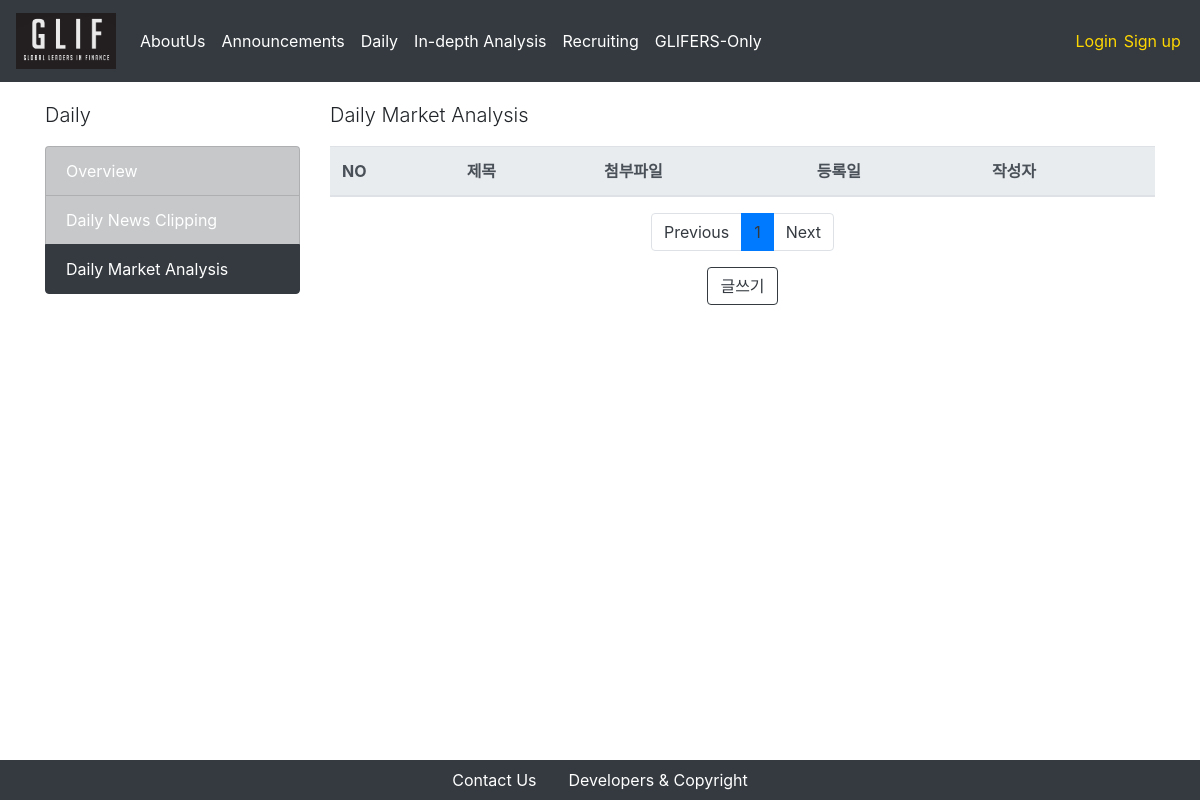
The page /daily/market/ on the database as committed earlier.
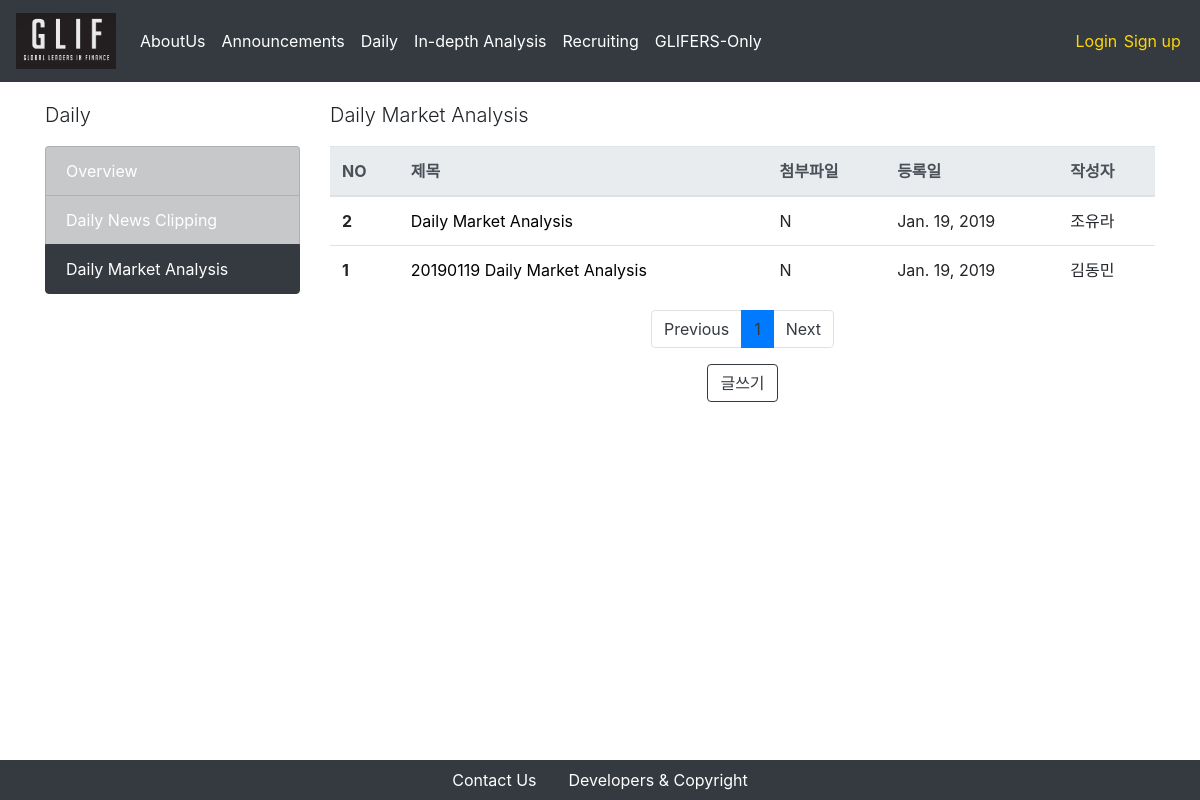
The same page on the database as committed later.
### daily_market/models.py (models this page shows, shortened)
class Post(models.Model):
    title = models.CharField(default = "Daily Market Analysis", max_length = 50)
    attached_file = models.FileField(upload_to = 'Daily_Market_attached_files/%Y/%m/%d/', blank = True, null = True)
    written_date = models.DateField(auto_now = True)
    writer = models.ForeignKey(CustomUser, on_delete = models.CASCADE, related_name = "Daily_Market_writer")
    e_u_cl = models.DecimalField(decimal_places = 2, blank = True , max_digits = 10)
    e_u_ch = models.DecimalField(decimal_places = 2, blank = True , max_digits = 10)
    u_k_cl = models.DecimalField(decimal_places = 2, blank = True , max_digits = 10)
    u_k_ch = models.DecimalField(decimal_places = 2, blank = True , max_digits = 10)
    fed_cl = models.DecimalField(decimal_places = 2, blank = True , max_digits = 10)
    fed_ch = models.DecimalField(decimal_places = 2, blank = True , max_digits = 10)
    spread_cl = models.DecimalField(decimal_places = 2, blank = True , max_digits = 10)
    spread_ch = models.DecimalField(decimal_places = 2, blank = True , max_digits = 10)
    usyr2_cl = models.DecimalField(decimal_places = 2, blank = True, max_digits = 10)
    usyr2_ch = models.DecimalField(decimal_places = 2, blank = True, max_digits = 10)
    usyr10_cl = models.DecimalField(decimal_places = 2, blank = True, max_digits = 10)
    usyr10_ch = models.DecimalField(decimal_places = 2, blank = True, max_digits = 10)
    bok_cl = models.DecimalField(decimal_places = 2, blank = True, max_digits = 10)
    bok_ch = models.DecimalField(decimal_places = 2, blank = True, max_digits = 10)
    kryr3_cl = models.DecimalField(decimal_places = 2, blank = True, max_digits = 10)
    kryr3_ch = models.DecimalField(decimal_places = 2, blank = True, max_digits = 10)
    kryr10_cl = models.DecimalField(decimal_places = 2, blank = True, max_digits = 10)
    kryr10_ch = models.DecimalField(decimal_places = 2, blank = True, max_digits = 10)
    dj_cl = models.DecimalField(decimal_places = 2, blank = True, max_digits = 10)
    dj_ch = models.DecimalField(decimal_places = 2, blank = True, max_digits = 10)
    sp_cl = models.DecimalField(decimal_places = 2, blank = True, max_digits = 10)
    sp_ch = models.DecimalField(decimal_places = 2, blank = True, max_digits = 10)
    nas_cl = models.DecimalField(decimal_places = 2, blank = True, max_digits = 10)
    nas_ch = models.DecimalField(decimal_places = 2, blank = True, max_digits = 10)
    ksp_cl = models.DecimalField(decimal_places = 2, blank = True, max_digits = 10)
    ksp_ch = models.DecimalField(decimal_places = 2, blank = True, max_digits = 10)
    ksd_cl = models.DecimalField(decimal_places = 2, blank = True, max_digits = 10)
    ksd_ch = models.DecimalField(decimal_places = 2, blank = True, max_digits = 10)
    nik_cl = models.DecimalField(decimal_places = 2, blank = True, max_digits = 10)
    nik_ch = models.DecimalField(decimal_places = 2, blank = True, max_digits = 10)
    hk_cl = models.DecimalField(decimal_places = 2, blank = True, max_digits = 10)
    hk_ch = models.DecimalField(decimal_places = 2, blank = True, max_digits = 10)
    bco_cl = models.DecimalField(decimal_places = 2, blank = True, max_digits = 10)
    bco_ch = models.DecimalField(decimal_places = 2, blank = True, max_digits = 10)
    wti_cl = models.DecimalField(decimal_places = 2, blank = True, max_digits = 10)
    wti_ch = models.DecimalField(decimal_places = 2, blank = True, max_digits = 10)
    gd_cl = models.DecimalField(decimal_places = 2, blank = True, max_digits = 10)
    gd_ch = models.DecimalField(decimal_places = 2, blank = True, max_digits = 10)
    bdi_cl = models.DecimalField(decimal_places = 2, blank = True, max_digits = 10)
    bdi_ch = models.DecimalField(decimal_places = 2, blank = True, max_digits = 10)

### users/models.py (models this page shows)
class CustomUser(AbstractUser):
    name_en = models.CharField(max_length = 250)
    name_kr = models.CharField(max_length = 250)
    birthdate = models.DateField(default = "2000-01-01")
    phonenumber = models.CharField(max_length = 250)
    self_intro = models.TextField(max_length = 1000)
    workplace = models.CharField(max_length = 250, default = '')
    profile_img = models.FileField(upload_to = 'profiles/%Y/%m/%d/')
    glif_OB = 'OB'
    glif_1st = '1기'
    glif_2nd = '2기'
    glif_3rd = '3기'
    glif_4th = '4기'
    nth_CHOICES = (
        (glif_OB, 'OB'),
        (glif_1st, '1기'),
        (glif_2nd, '2기'),
        (glif_3rd, '3기'),
        (glif_4th, '4기'),
    )
    year_in_school = models.CharField(
        max_length=2,
        choices=nth_CHOICES,
        default=glif_4th,
    )
    def __str__(self):
        return self.name_kr

### daily_market/views.py (the view)
# urls.py: path('', PostListView.as_view(), name='announcement-index'),
class PostListView(ListView):
    model = Post
    template_name = 'daily_market/index.html'
    context_object_name = "posts"
    paginate_by = 5
    block_size = 5 # 하단의 페이지 목록 수
    def get_queryset(self):
        order_by_recent_time = Post.objects.all().order_by("-pk")
        return order_by_recent_time
    def get_context_data(self, **kwargs):
        context = super(PostListView, self).get_context_data(**kwargs)
        block_size = 5 # 하단의 페이지 목록 수
        start_index = int((context['page_obj'].number - 1) / self.block_size) * self.block_size
        end_index = min(start_index + self.block_size, len(context['paginator'].page_range))
        context['page_range'] = context['paginator'].page_range[start_index:end_index]
        return context

### daily_market/templates/daily_market/index.html
{% extends 'setups/base.html' %}
{% block body %}
<div class = "container">
    <div class = "row">
        <div class = "col-md-3">
            <p class = "lead">Daily</p>
            <div class = "list-group">
                <li class = "list-group-item list-group-item-dark"> <a href="/daily/overview">Overview</a> </li>
                <li class = "list-group-item list-group-item-dark"> <a href="/daily/newsclipping">Daily News Clipping</a></li>
                <li class = "list-group-item list-group-item-dark active"> <a href="/daily/market">Daily Market Analysis</a></li>
            </div>
        </div>
        <div class = "col-md-9">
            <p class = "lead">Daily Market Analysis</p>
            <table class="table">
                <thead class="thead-light">
                    <tr>
                        <th scope="col">NO</th>
                        <th scope="col">제목</th>
                        <th scope="col">첨부파일</th>
                        <th scope="col">등록일</th>
                        <th scope="col">작성자</th>
                    </tr>
                </thead>
                <tbody>
                    {% for post in posts %}
                        <tr>
                            <th scope="row">{{ post.id }}</th>
                            <td>
                                <a href="/daily/market/{{post.pk}}" style = "color:black"> {{ post.title }} </a>
                            </td>
                            {% if post.attached_file != '' %}
                                <td>Y</td>
                            {% else %}
                                <td>N</td>
                            {% endif %}
                            <td>{{ post.written_date }}</td>
                            <td>{{ post.writer }}</td>
                        </tr>
                    {% endfor %}
                </tbody>
            </table>
            <nav aria-label="Page navigation">
                <ul class="pagination justify-content-center">
                    {% if page_obj.has_previous %}
                    <li class = "page-item">
                        <a class = "page-link" href="?page={{ page_obj.previous_page_number }}" aria-label="Previous">
                        Previous
                        </a>
                    </li>
                    {% else %}
                    <li class="page-item"><a class="page-link" href="#" tabindex="-1" aria-disabled="true">Previous</a></li>
                    {% endif %}
                    {% for i in page_range %}
                    {% if page_obj.number == i %}
                        <li class = "active page-item"><a class="page-link" href="#">{{i}}</a></li>
                    {% else %}
                        <li class = "page-item"><a class = "page-link" href="?page={{ i }}">{{ i }}</a></li>
                    {% endif %}
                    {% endfor %}
                    {% if page_obj.has_next %}
                    <li class = "page-item">
                        <a class = "page-link" href="?page={{ page_obj.next_page_number }}" aria-label="Next">
                            Next
                        </a>
                    </li>
                    {% else %}
                    <li class="page-item">
                        <a class="page-link" href="#">Next</a>
                    </li>
                    {% endif %}
                </ul>
            </nav>
            <div class = "row align-items-center justify-content-center">
                <button type="button" class="btn btn-outline-dark" onclick="location.href = '/daily/market/new'">글쓰기</button>
            </div>
        </div>
    </div>
</div>
{% endblock %}

### setups/templates/setups/base.html (shortened to what this page needs)
<!DOCTYPE html>
<html lang="en">
<head>
    {% load staticfiles %}
    <link rel="stylesheet" href="https://stackpath.bootstrapcdn.com/bootstrap/4.2.1/css/bootstrap.min.css">
    <link rel="stylesheet" type="text/css" href="{% static 'setups/css/index.css' %}">
    <link rel="stylesheet" type="text/css" href="{% static 'setups/css/navbar.css' %}">
    <link rel="stylesheet" type="text/css" href="{% static 'setups/css/aboutUs.css' %}">
    <link rel="stylesheet" type="text/css" href="{% static 'setups/css/daily.css' %}">
    <link rel="stylesheet" type="text/css" href="{% static 'setups/css/recruit.css' %}">
    <link rel="stylesheet" href="https://use.fontawesome.com/releases/v5.6.3/css/all.css">
</head>
<body>
    <nav class="navbar fixed-top navbar-expand-lg navbar-dark bg-dark">
        <a class = "navbar-brand" href = "/"><img class = "logo-img" src="{% static 'setups/images/gliflinklogo.png' %}"></a>
        <div class="collapse navbar-collapse" id="navbarSupportedContent">
        <ul class="navbar-nav mr-auto">
            <li class="nav-item dropdown">
                <a class="nav-link dropdown-toggle" href="#" id="navbarDropdownMenuLink" role="button" data-toggle="dropdown" aria-haspopup="false" aria-expanded="true">
                    AboutUs
                </a>
            </li>
            <li class="nav-item active">
                <a class="nav-link" href="/announcement">Announcements <span class="sr-only">(current)</span></a>
            </li>
            <li class="nav-item dropdown">
                <a class="nav-link dropdown-toggle" href="#" id="navbarDropdownMenuLink" role="button" data-toggle="dropdown" aria-haspopup="false" aria-expanded="true">
                    Daily
                </a>
            </li>
            <li class="nav-item active">
                <a class="nav-link" href="/indepthanalysis">In-depth Analysis <span class="sr-only">(current)</span></a>
            </li>
            <li class="nav-item active">
                <a class="nav-link" href="/recruiting">Recruiting <span class="sr-only">(current)</span></a>
            </li>
            <li class="nav-item dropdown">
                <a class="nav-link dropdown-toggle" href="#" id="navbarDropdownMenuLink" role="button" data-toggle="dropdown" aria-haspopup="false" aria-expanded="true">
                    GLIFERS-Only
                </a>
            </li>
        </ul>
        {% if user.is_authenticated %}
            <ul class="nav navbar-nav navbar-right">
                <li class = "authentification greeting">
                    Hello, {{ user.name_en }}!
                </li>
                <li class = "authentification"> <a class = "auth-link" href="{% url 'logout' %}">Logout</a> </li>
            </ul>
        {% else %}
            <ul class="nav navbar-nav navbar-right">
                <li class = "authentification"> <a class = "auth-link" href="{% url 'login' %}">Login</a> </li>
                <li class = "authentification"> <a class = "auth-link" href="{% url 'signup' %}">Sign up</a> </li>
            </ul>
        {% endif %}
        </div>
    </nav>
    {% block body %}{% endblock %}
    <div class="fixed-bottom bg-dark text-muted">
        <ul class="nav justify-content-center">
            <li class="nav-item">
                <a class="nav-link active" href="#" data-toggle="modal" data-target="#contactus">Contact Us</a>
            </li>
            <li class="nav-item">
                <a class="nav-link" href="#" data-toggle="modal" data-target="#devcopy">Developers & Copyright</a>
            </li>
        </ul>
    </div>
    </body>
</html>

### setups/static/setups/css/index.css (style rules this page uses)
.container { margin-top: 100px; margin-bottom: 100px; }
.btn { margin-left: 0.1em; margin-right: 0.1em; }
.list-group-item.active { z-index: 2; color: #fff; background-color: #343a40!important; border-color: #343a40!important; }
a.page-link { color: #343a40!important; }
.page-item.active { background-color: gold; }

### setups/static/setups/css/navbar.css (style rules this page uses)
.navbar-dark .navbar-nav .nav-link { color: white; }
.logo-img { width: 100px; }
a { color: white; }
.dropdown-toggle::after { display:none; }
.authentification { padding-right: 0.2em; padding-left: 0.2em; }
a.auth-link { color: gold; }

Rows that differ between the two databases and show on the page:
added Post: id "2", title "Daily Market Analysis", attached_file "N", written_date "Jan. 19, 2019", writer "조유라"
added Post: id "1", title "20190119 Daily Market Analysis", attached_file "N", written_date "Jan. 19, 2019", writer "김동민"
